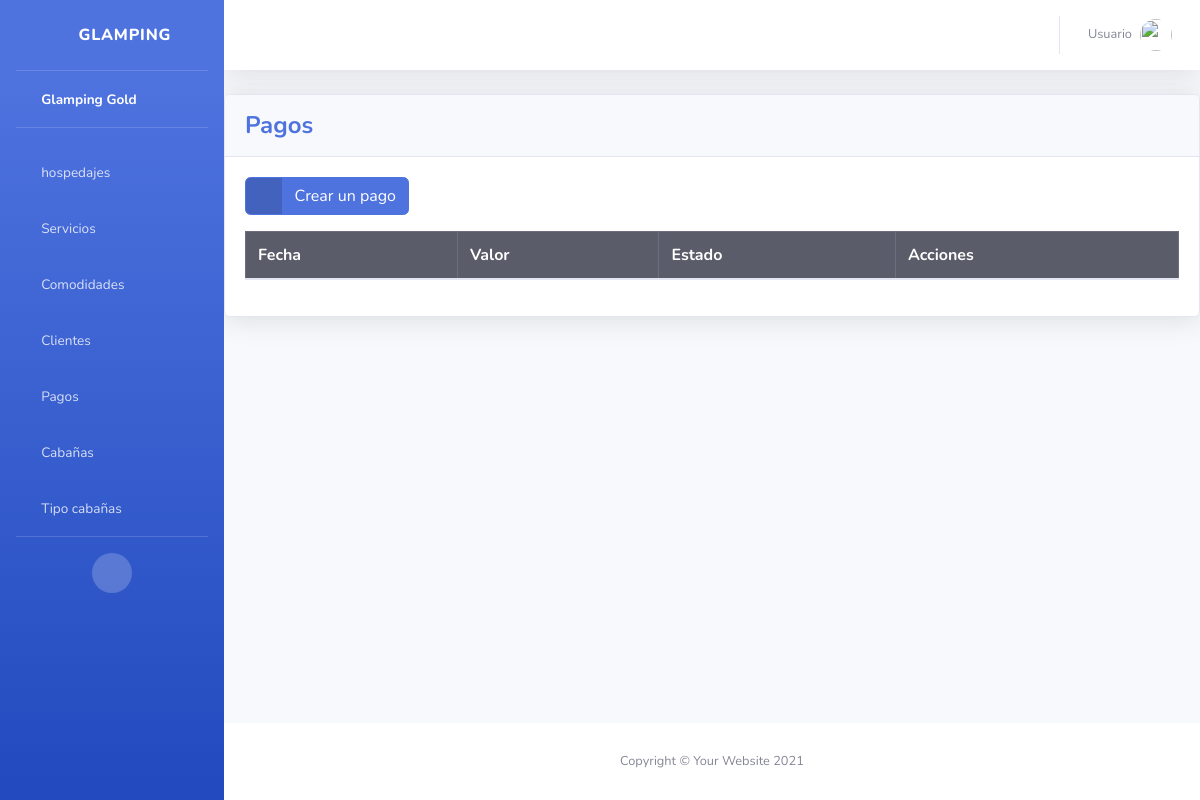
Before: /pagos/ with the older database file.
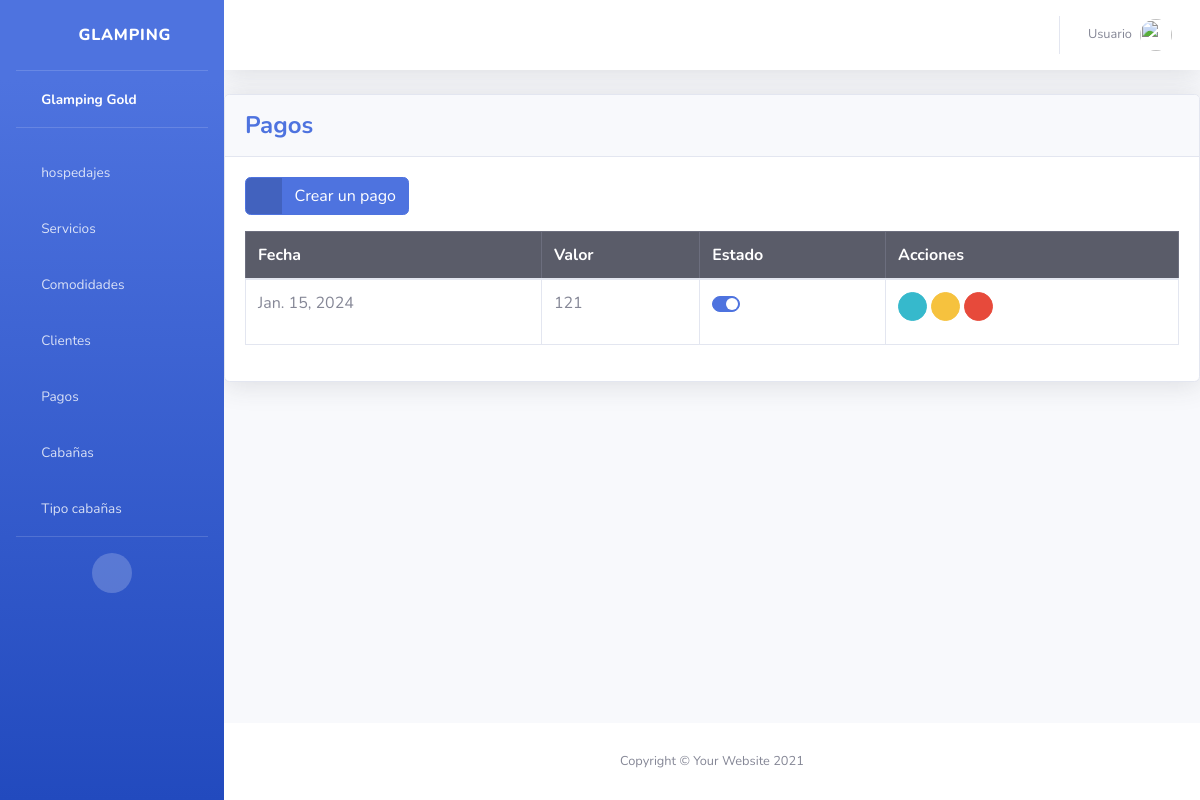
After: the same page with the newer database file.
### pagos/models.py (models this page shows)
class Pago(models.Model):
    fecha = models.DateField()
    valor = models.IntegerField()
    status = models.BooleanField(default=True)

### pagos/views.py (the view)
# urls.py: path('pagos/', include('pagos.urls')),
def pagos(request):
    pagos_list = Pago.objects.all()
    return render(request, 'pagos/index.html', {'pagos_list': pagos_list})

### templates/pagos/index.html (shortened to what this page needs)
{% extends 'base.html' %}
{% block content %}
<div class="card shadow mb-4">
    <div class="card-header py-3">
        <h4 class="m-0 font-weight-bold text-primary">Pagos</h4>
    </div>
    <div class="card-body">
        <div class="table-responsive">
            <a href="{% url 'create_pago' %}" class="btn btn-primary btn-icon-split mb-3">
                <span class="icon text-white-50">
                  <i class="fas fa-plus"></i>
              </span>
              <span class="text">Crear un pago</span>
            </a>
            <table class="table table-bordered" id="dataTable" width="100%" cellspacing="0">
                <thead class="table-dark">
                    <tr>
                        <th>Fecha</th>
                        <th>Valor</th>
                        <th>Estado</th>
                        <th>Acciones</th>
                    </tr>
                </thead>
                <tbody>
                    {% for pago in pagos_list %}
                    <tr>
                    <td>{{ pago.fecha }}</td>
                    <td>{{ pago.valor }}</td>
                    <td>
                        <form action="" method="POST">
                            <div class="custom-control custom-switch">
                            </div>
                        </form>
                    </td>
                    <td>
                        <a href="" class="btn btn-info btn-circle btn-sm">
                            <i class="fas fa-info-circle"></i>
                        </a>
                        <a href="" class="btn btn-warning btn-circle btn-sm">
                            <i class="fas fa-edit"></i>
                        </a>
                        <a href="" class="btn btn-danger btn-circle btn-sm">
                            <i class="fas fa-trash"></i>
                        </a>
                    </td>
                    </tr>
                    {% endfor %}
                </tbody>
            </table>
        </div>
    </div>
</div>
{%endblock%}

Changed rows visible on the page:
added Pago: fecha "Jan. 15, 2024", valor "121"
